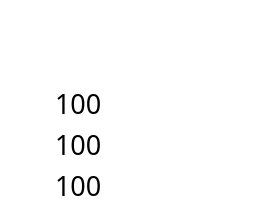
        <widget class="QWidget" name="bal_wi_4" native="true">
         <property name="enabled">
          <bool>true</bool>
         </property>
         <property name="styleSheet">
          <string notr="true">QWidget{image:url(./image/kit_light.png); border:0px; background-color : rgba(0,0,0,0);}
QWidget:hover{image:url(./image/kit_light2.png); border:0px; background-color : rgba(0,0,0,0);}


</string>
         </property>
         <widget class="QLineEdit" name="bal_text_4">
          <property name="enabled">
           <bool>false</bool>
          </property>
          <property name="geometry">
           <rect>
            <x>15</x>
            <y>12</y>
            <width>241</width>
            <height>31</height>
           </rect>
          </property>
          <property name="font">
           <font>
            <family>서울남산체 EB</family>
            <pointsize>20</pointsize>
           </font>
          </property>
          <property name="styleSheet">
           <string notr="true">QLineEdit:Enabled{
background-color : rgba(0,0,0,0);
color : rgb(255,255,255);
image : NULL;
}
QLineEdit{
background-color : rgba(0,0,0,0);
color : rgb(255,255,255);
image : NULL;
}</string>
          </property>
          <property name="text">
           <string>왼쪽 위 led</string>
          </property>
          <property name="maxLength">
           <number>30</number>
          </property>
         </widget>
         <widget class="QPushButton" name="bal_btn_4">
          <property name="geometry">
           <rect>
            <x>10</x>
            <y>0</y>
            <width>251</width>
            <height>211</height>
           </rect>
          </property>
          <property name="cursor">
           <cursorShape>PointingHandCursor</cursorShape>
          </property>
          <property name="styleSheet">
           <string notr="true">image : url(./);
background-color : rgba(0,0,0,0);</string>
          </property>
          <property name="text">
           <string/>
          </property>
         </widget>
         <widget class="QLineEdit" name="bal_label_4">
          <property name="enabled">
           <bool>false</bool>
          </property>
          <property name="geometry">
           <rect>
            <x>15</x>
            <y>45</y>
            <width>141</width>
            <height>31</height>
           </rect>
          </property>
          <property name="font">
           <font>
            <family>서울남산체 EB</family>
            <pointsize>14</pointsize>
           </font>
          </property>
          <property name="styleSheet">
           <string notr="true">QLineEdit:Enabled{
background-color : rgba(0,0,0,0);
color : rgb(255,255,255);
image : NULL;
}
QLineEdit{
background-color : rgba(0,0,0,0);
color : rgb(255,255,255);
image : NULL;
}</string>
          </property>
          <property name="text">
           <string>L02</string>
          </property>
          <property name="maxLength">
           <number>30</number>
          </property>
         </widget>
         <widget class="QPushButton" name="bal_onoff_4">
          <property name="geometry">
           <rect>
            <x>160</x>
            <y>40</y>
            <width>91</width>
            <height>81</height>
           </rect>
          </property>
          <property name="cursor">
           <cursorShape>PointingHandCursor</cursorShape>
          </property>
          <property name="styleSheet">
           <string notr="true">QPushButton{image:url(./image/off_1.png); border:0px; background-color : rgba(0,0,0,0);}
QPushButton:hover{image:url(./image/off_2.png); border:0px;background-color : rgba(0,0,0,0);}
QPushButton:checked{image:url(./image/on_1.png); border:0px;background-color : rgba(0,0,0,0);}
QPushButton:checked:hover{image:url(./image/on_2.png); border:0px;background-color : rgba(0,0,0,0);}
</string>
          </property>
          <property name="text">
           <string/>
          </property>
          <property name="checkable">
           <bool>true</bool>
          </property>
          <property name="checked">
           <bool>false</bool>
          </property>
         </widget>
         <widget class="QLabel" name="bal_r_4">
          <property name="geometry">
           <rect>
            <x>55</x>
            <y>88</y>
            <width>56</width>
            <height>30</height>
           </rect>
          </property>
          <property name="font">
           <font>
            <family>서울남산체 B</family>
            <pointsize>20</pointsize>
           </font>
          </property>
          <property name="styleSheet">
           <string notr="true">background-color : rgba(0,0,0,0);
image : url(./);
</string>
          </property>
          <property name="text">
           <string>100</string>
          </property>
         </widget>
         <widget class="QLabel" name="bal_b_4">
          <property name="geometry">
           <rect>
            <x>55</x>
            <y>129</y>
            <width>56</width>
            <height>30</height>
           </rect>
          </property>
          <property name="font">
           <font>
            <family>서울남산체 B</family>
            <pointsize>20</pointsize>
           </font>
          </property>
          <property name="styleSheet">
           <string notr="true">background-color : rgba(0,0,0,0);
image : url(./);
</string>
          </property>
          <property name="text">
           <string>100</string>
          </property>
         </widget>
         <widget class="QLabel" name="bal_w_4">
          <property name="geometry">
           <rect>
            <x>55</x>
            <y>170</y>
            <width>56</width>
            <height>30</height>
           </rect>
          </property>
          <property name="font">
           <font>
            <family>서울남산체 B</family>
            <pointsize>20</pointsize>
           </font>
          </property>
          <property name="styleSheet">
           <string notr="true">background-color : rgba(0,0,0,0);
image : url(./);
</string>
          </property>
          <property name="text">
           <string>100</string>
          </property>
         </widget>
         <widget class="QPushButton" name="bal_su_4">
          <property name="geometry">
           <rect>
            <x>185</x>
            <y>170</y>
            <width>31</width>
            <height>31</height>
           </rect>
          </property>
          <property name="cursor">
           <cursorShape>PointingHandCursor</cursorShape>
          </property>
          <property name="styleSheet">
           <string notr="true">QPushButton{image:url(./image/su_1.png); border:0px;color:}
QPushButton:hover{image:url(./image/su_2.png); border:0px;}
QPushButton:checked{image:url(./image/ck_1.png); border:0px;}
QPushButton:checked:hover{image:url(./image/ck_2.png); border:0px;}

</string>
          </property>
          <property name="text">
           <string/>
          </property>
          <property name="checkable">
           <bool>true</bool>
          </property>
         </widget>
         <widget class="QPushButton" name="bal_clo_4">
          <property name="geometry">
           <rect>
            <x>220</x>
            <y>170</y>
            <width>31</width>
            <height>31</height>
           </rect>
          </property>
          <property name="cursor">
           <cursorShape>PointingHandCursor</cursorShape>
          </property>
          <property name="styleSheet">
           <string notr="true">QPushButton{image:url(./image/close_1.png); border:0px;color:}
QPushButton:hover{image:url(./image/close_2.png); border:0px;}
</string>
          </property>
          <property name="text">
           <string/>
          </property>
          <property name="checkable">
           <bool>false</bool>
          </property>
         </widget>
         <zorder>bal_b_4</zorder>
         <zorder>bal_r_4</zorder>
         <zorder>bal_w_4</zorder>
         <zorder>bal_btn_4</zorder>
         <zorder>bal_text_4</zorder>
         <zorder>bal_label_4</zorder>
         <zorder>bal_onoff_4</zorder>
         <zorder>bal_su_4</zorder>
         <zorder>bal_clo_4</zorder>
        </widget>
